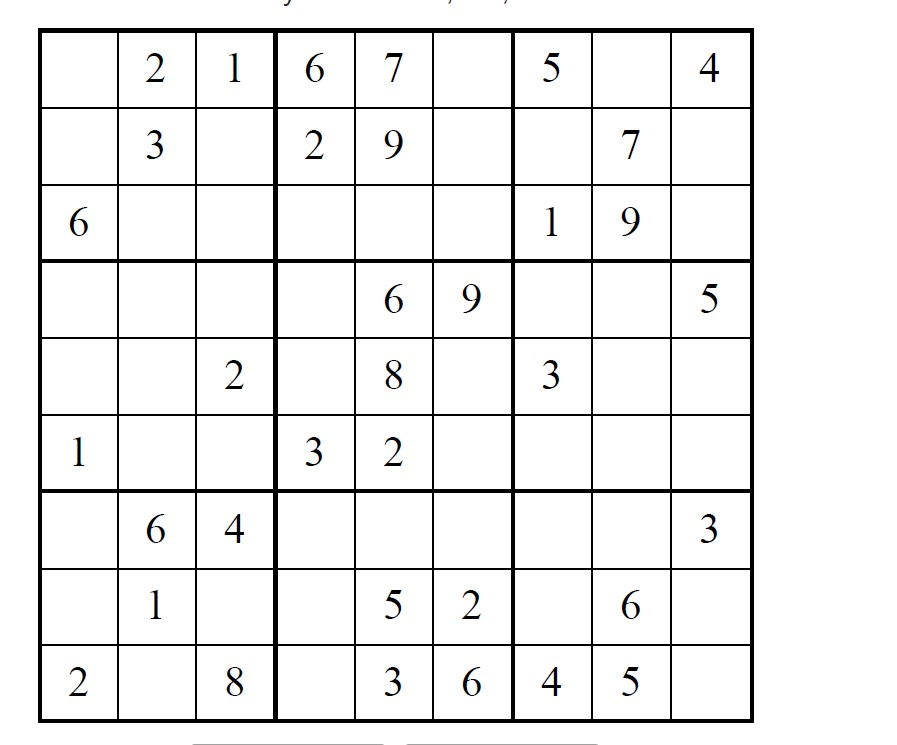
#> input picture sudokus/sudoku12.jpg, 897 x 745 px, found by its file name
$ python BasicApproach.py
#> lines starting #> are read from the running program, lines starting #| are printed output that depends on the picture; after the words box and inside, x2 and y2 are one past the last pixel; in counts of white or black regions, pixels touching at a corner belong together
import cv2
import numpy as np
from matplotlib import pyplot as plt
import scipy.ndimage
from scipy import ndimage


class SudokuSolver:
    def __init__(self, image):
        """
        :param image: colored image read using cv2.imread
        """
        self.__originalImg = image

    def __applyThresolding(self, image):
        """
        :param image: colored image
        :return: grayscale image,binary image
        """
        grayscal = cv2.cvtColor(image, cv2.COLOR_BGR2GRAY)
        filtered = cv2.bilateralFilter(grayscal, 1, 195, 195)
        # img = cv2.medianBlur(img, 1)
        binary = cv2.adaptiveThreshold(grayscal, 255, cv2.ADAPTIVE_THRESH_GAUSSIAN_C,
                                       cv2.THRESH_BINARY_INV, 19, 2)
        return 255-filtered, binary

    def __getSudokuBoundry(self, contours):
        """
        :param contours: array of contour found using cv2.findContours
        :return: counter of sudoku boundry , 4 endpoints
        """
        ans, max_area, endpoints = [], 0, np.array([])
        for curr in contours:
            currArea = cv2.contourArea(curr)
            if currArea > 1000:
                peri = cv2.arcLength(curr, True)
                approx = cv2.approxPolyDP(curr, 0.01 * peri, True)
                if approx.shape[0] == 4 and currArea > max_area:
                    ans = [curr]
                    max_area, endpoints = currArea, approx

        def reorderPoints(points):
            try:
                points = points.reshape((4, 2))
            except:
                return points
            points = points[points[:, 1].argsort()]
            points[:2] = points[:2][points[:2, 0].argsort()]
            points[2:4] = points[2:4][points[2:4, 0].argsort()]
            return points

        return ans, reorderPoints(endpoints)

    def __cutSudokuFromImg(self, img, points):
        """
        :param img: Binary Image of Sudoku
        :param points: 4 endpoints of Sudoku
        :return: cropped grid from image
        """
        pts1 = np.float32(points)
        pts2 = np.float32([[0, 0], [549, 0], [0, 549], [549, 549]])
        M = cv2.getPerspectiveTransform(pts1, pts2)
        dst = cv2.warpPerspective(img, M, (549, 549))

        return dst

    def __displayBoxes(self, boxes):
        """
        :param boxes: numpy array of 81 boxes
        """
        img_digits=[]
        for i in range(9):
            for j in range(9):
                plt.subplot(9, 9, i * 9 + j + 1)
                box = boxes[i * 9 + j]

                a,box=cv2.threshold(box,130,255,cv2.THRESH_BINARY)
                # print(box)
                box = box[7:len(box) - 9, 10:len(box) - 10]
                box1 = np.zeros((box.shape[0], box.shape[1]), np.uint8)
                box2 = np.zeros((70, 70), np.uint8)

                box = cv2.bitwise_or(box1, box)
                box2[12:12 + box.shape[0], 17:17 + box.shape[1]] = box
                kernel = np.ones((2, 2), np.uint8)
                box2 = cv2.dilate(box2, kernel, iterations=1)
                img_digits.append(
                    cv2.resize(box2, (28, 28), interpolation=cv2.INTER_NEAREST).reshape(28, 28, 1))
                plt.imshow(box2, 'gray')
                plt.xticks([]), plt.yticks([])
        plt.show()

    def __gridToBoxes(self, grid):
        """
        :param grid: Binary Image of Sudoku grid
        :return: array of 81 boxes extracted from grid
        """

        def fillHolesContr(box1):
            box = box1.copy()
            contr, _ = cv2.findContours(box, cv2.RETR_CCOMP, cv2.CHAIN_APPROX_SIMPLE)
            for cnt in contr:
                if cv2.contourArea(cnt) < 100:
                    cv2.drawContours(box, [cnt], -1, 0, -1)
            return box

        def fillHolesMorpho(box):
            kernel = np.ones((3, 3), np.uint8)
            return cv2.morphologyEx(box, cv2.MORPH_OPEN, kernel)

        rows, boxes = np.vsplit(grid, 9), []
        for r in rows:
            cols = np.hsplit(r, 9)
            for c in cols:
                c = fillHolesContr(c)
                boxes.append(c)

        return np.array(boxes)

    def __displayImg(self, imges):
        for img in imges:
            cv2.imshow(img[0], img[1])
        cv2.waitKey(0)

    def solveSudoku(self):

        grayImg, binaryImg = self.__applyThresolding(self.__originalImg)
        contours, _ = cv2.findContours(binaryImg, cv2.RETR_LIST, cv2.CHAIN_APPROX_SIMPLE)
        boundry, endpoints = self.__getSudokuBoundry(contours)
        grayImg = self.__cutSudokuFromImg(grayImg, endpoints)
        boxes = self.__gridToBoxes(grayImg)
        self.__displayBoxes(boxes)

if __name__ == '__main__':
    colorImg = cv2.imread('./sudokus/sudoku12.jpg')
#> colorImg is the input picture: shape (745, 897, 3); mean B, G, R 237.6, 237.7, 237.6
    solver = SudokuSolver(colorImg)
    solver.solveSudoku()
#> in __applyThresolding, `binary = cv2.adaptiveThreshold(grayscal, 255, cv2.ADAPTIVE_THRESH_GAUS..`:
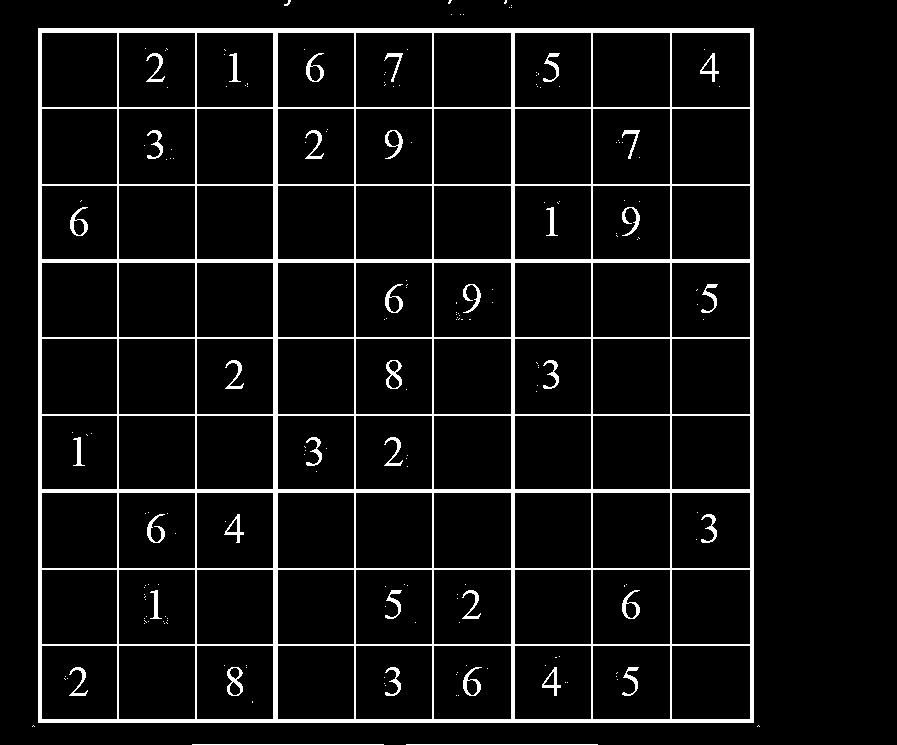
#> binary: shape (745, 897); 7% white; 197 white regions (158 under 20 px)
#> in solveSudoku, `contours, _ = cv2.findContours(binaryImg, cv2.RETR_LIST, cv2.CHAIN_APP..`: contours = 291 contours, 161 with area under 20; largest, box (x1, y1, x2, y2) and area: (38, 28, 754, 723) 496210, (671, 492, 751, 569) 6002, (671, 338, 751, 415) 6002, (671, 108, 751, 185) 6002, (592, 492, 671, 569) 5926
#> the loop in __getSudokuBoundry, `for curr in contours:` made 291 passes
#> (currArea, peri, max_area, endpoints) on passes 39, 82, 102: (5844, 303.7, 5844, [[671, 646], [749, 645], [750, 718], [672, 719]]), (5923, 305.7, 5923, [[671, 570], [749, 569], [750, 643], [672, 644]]), (6002, 307.7, 6002, [[671, 493], [749, 492], [750, 567], [672, 568]])
#> (currArea, peri, approx) on passes 40 to 45: (5770, 301.7, [[592, 646], [669, 645], [670, 718], [593, 719]]), (5696, 299.7, [[514, 646], [590, 645], [591, 718], [515, 719]]), (5770, 301.7, [[433, 646], [510, 645], [511, 718], [434, 719]]), (5696, 299.7, [[355, 646], [431, 645], [432, 718], [356, 719]]), (5696, 299.7, [[277, 646], [353, 645], [354, 718], [278, 719]]), (5696, 299.7, [[196, 646], [272, 645], [273, 718], [197, 719]])
#> after the loop in __getSudokuBoundry, `for curr in contours:`: ans = [[[38, 28], [38, 722], [753, 722], [753, 28]]]; endpoints = [[38, 28], [38, 722], [753, 722], [753, 28]]; max_area = 496210
#> in reorderPoints, `points = points.reshape((4, 2))`: points = [[38, 28], [38, 722], [753, 722], [753, 28]]
#> in reorderPoints, `points = points[points[:, 1].argsort()]`: points = [[38, 28], [753, 28], [38, 722], [753, 722]]
#> in solveSudoku, `boundry, endpoints = self.__getSudokuBoundry(contours)`: boundry = [[[38, 28], [38, 722], [753, 722], [753, 28]]]; endpoints = [[38, 28], [753, 28], [38, 722], [753, 722]]
#> in __cutSudokuFromImg, `M = cv2.getPerspectiveTransform(pts1, pts2)`: M = [[0.768, 5.48e-18, -29.18], [0, 0.791, -22.15], [1.63e-19, -3.08e-19, 1]]
#> in __cutSudokuFromImg, `dst = cv2.warpPerspective(img, M, (549, 549))`:
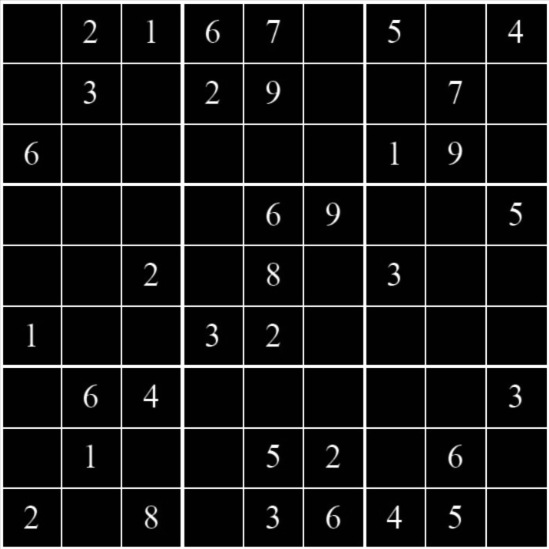
#> dst: shape (549, 549); min 1, max 255, mean 22.9
#> in __gridToBoxes, `rows, boxes = np.vsplit(grid, 9), []`: boxes = []
#> the loop in __gridToBoxes, `for r in rows:` made 9 passes
#> pass 1, in fillHolesContr (call 2), `box = box1.copy()`:
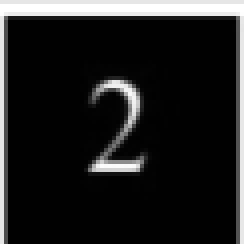
#> box: shape (61, 61) (shown 4 times larger); min 1, max 255, mean 32.7
#> pass 1, in fillHolesContr (call 3), `box = box1.copy()`:
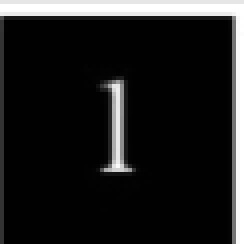
#> box: shape (61, 61) (shown 4 times larger); min 1, max 255, mean 31.9
#> pass 1, in fillHolesContr (call 4), `box = box1.copy()`:
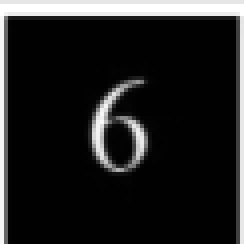
#> box: shape (61, 61) (shown 4 times larger); min 1, max 255, mean 33.7
#> after the loop in __gridToBoxes, `for r in rows:`:
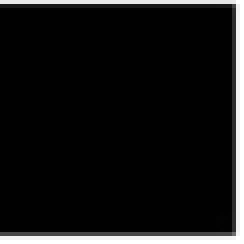
#> c: shape (61, 61) (shown 4 times larger); min 1, max 255, mean 22.7
#> after the loop in __gridToBoxes, `for r in rows:`: boxes = 81 items
#> after the loop in __displayBoxes, `for i in range(9):`: box1: shape (45, 41); every value is 0
#> after the loop in __displayBoxes, `for i in range(9):`: box2: shape (70, 70); every value is 0
#> in __displayBoxes, `plt.show()`:
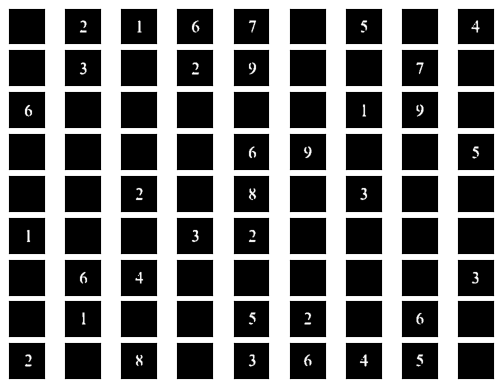
#> figure drawn by matplotlib, 81 panels

$ run again, with sudokus/sudoku1.jpg copied over sudokus/sudoku12.jpg
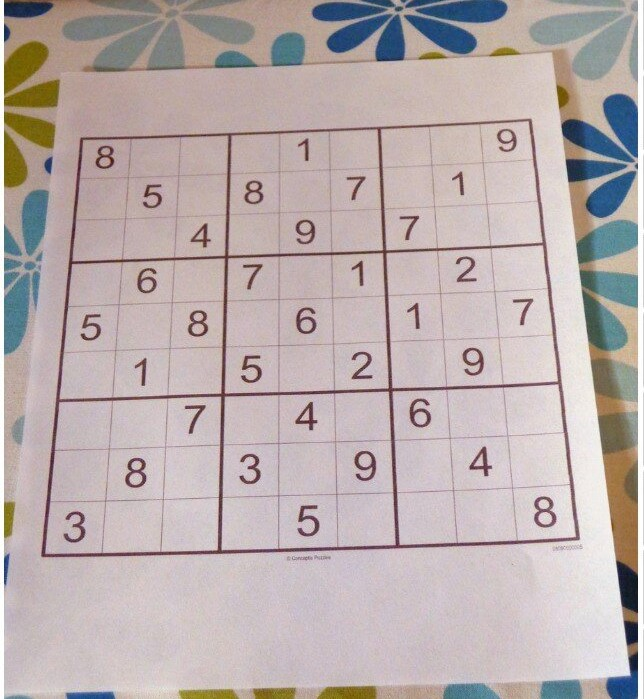
#> input picture sudokus/sudoku1.jpg, 644 x 699 px, found by its file name
#> colorImg is the input picture: shape (699, 644, 3); mean B, G, R 173.2, 173.8, 185.8
#> in __applyThresolding, `binary = cv2.adaptiveThreshold(grayscal, 255, cv2.ADAPTIVE_THRESH_GAUS..`:
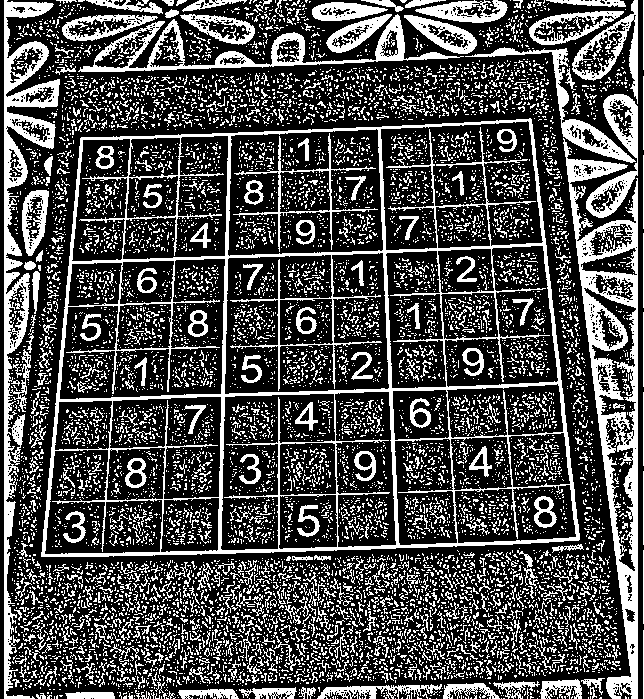
#> binary: shape (699, 644); 29.8% white; 9891 white regions (9203 under 20 px)
#> contours = 10841 contours, 10571 with area under 20; largest, box (x1, y1, x2, y2) and area: (41, 118, 580, 557) 208038, (224, 252, 390, 395) 18902, (227, 128, 384, 257) 18310, (563, 138, 638, 699) 17556, (380, 120, 544, 251) 16068
#> the loop in __getSudokuBoundry, `for curr in contours:` made 10841 passes
#> (currArea, peri, max_area, endpoints) on passes 3604, 3650: (2957, 231.3, 2957, [[219, 498], [216, 551], [160, 551], [164, 499]]), (3041, 232.4, 3041, [[336, 495], [336, 547], [278, 547], [280, 495]])
#> after the loop in __getSudokuBoundry, `for curr in contours:`: ans = 1 contour; box (x1, y1, x2, y2) and area: (41, 118, 580, 557) 208038; endpoints = [[531, 119], [81, 137], [41, 556], [578, 540]]; max_area = 208038.5
#> in reorderPoints, `points = points.reshape((4, 2))`: points = [[531, 119], [81, 137], [41, 556], [578, 540]]
#> in reorderPoints, `points = points[points[:, 1].argsort()]`: points = [[531, 119], [81, 137], [578, 540], [41, 556]]
#> in solveSudoku, `boundry, endpoints = self.__getSudokuBoundry(contours)`: boundry has the same summary as ans in __getSudokuBoundry; endpoints = [[81, 137], [531, 119], [41, 556], [578, 540]]
#> M = [[1.33, 0.127, -124.8], [0.0672, 1.68, -235.6], [4.6e-05, 0.000495, 1]]
#> in __gridToBoxes, `rows, boxes = np.vsplit(grid, 9), []`: boxes = []
#> the loop in __gridToBoxes, `for r in rows:` made 9 passes
#> after the loop in __gridToBoxes, `for r in rows:`: boxes = 81 items
#> after the loop in __displayBoxes, `for i in range(9):`:
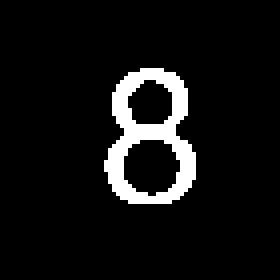
#> box2: shape (70, 70) (shown 4 times larger); 7.3% white; 1 white region, box (x1, y1, x2, y2) and area: (26, 17, 49, 51) 356

$ run again, with sudokus/sudoku10.jpg copied over sudokus/sudoku12.jpg
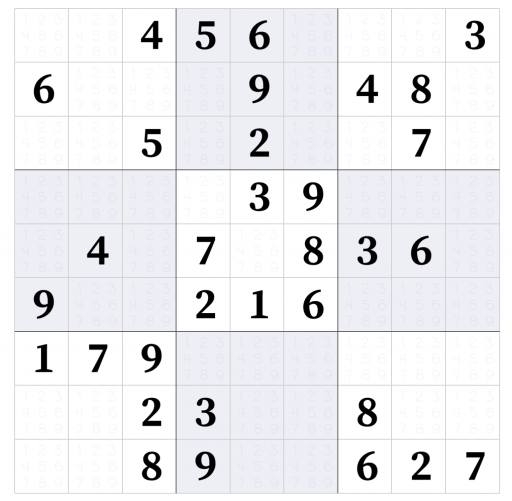
#> input picture sudokus/sudoku10.jpg, 1024 x 1002 px, found by its file name (shown at 1/2 size)
#> colorImg is the input picture: shape (1002, 1024, 3); mean B, G, R 240, 237.1, 237.1
#> binary: shape (1002, 1024); 11.4% white; 466 white regions
#> contours = 754 contours; largest, box (x1, y1, x2, y2) and area: (28, 16, 1000, 988) 942790, (676, 447, 892, 663) 34035, (352, 447, 461, 663) 22798, (676, 340, 892, 448) 22794, (244, 447, 352, 663) 22586
#> the loop in __getSudokuBoundry, `for curr in contours:` made 754 passes
#> (currArea, peri, max_area, endpoints) on passes 62, 154, 155, 157, 159: (11366, 429.3, 11366, [[891, 879], [997, 878], [998, 985], [892, 986]]), (11453, 428.5, 11453, [[891, 771], [997, 770], [998, 877], [892, 878]]), (11454, 428.5, 11454, [[783, 771], [889, 770], [890, 877], [784, 878]]), (11458, 428.5, 11458, [[568, 771], [674, 770], [675, 877], [569, 878]]), (11459, 428.5, 11459, [[352, 771], [458, 770], [459, 877], [353, 878]])
#> after the loop in __getSudokuBoundry, `for curr in contours:`: ans = 1 contour; box (x1, y1, x2, y2) and area: (28, 16, 1000, 988) 942790; endpoints = [[29, 16], [28, 986], [998, 987], [999, 16]]; max_area = 942789.5
#> in reorderPoints, `points = points.reshape((4, 2))`: points = [[29, 16], [28, 986], [998, 987], [999, 16]]
#> in reorderPoints, `points = points[points[:, 1].argsort()]`: points = [[29, 16], [999, 16], [28, 986], [998, 987]]
#> in solveSudoku, `boundry, endpoints = self.__getSudokuBoundry(contours)`: boundry has the same summary as ans in __getSudokuBoundry
#> M = [[0.567, 0.000584, -16.44], [0, 0.566, -9.06], [1.06e-06, 2.19e-09, 1]]
#> in __gridToBoxes, `rows, boxes = np.vsplit(grid, 9), []`: boxes = []
#> the loop in __gridToBoxes, `for r in rows:` made 9 passes
#> after the loop in __gridToBoxes, `for r in rows:`: boxes = 81 items
#> after the loop in __displayBoxes, `for i in range(9):`:
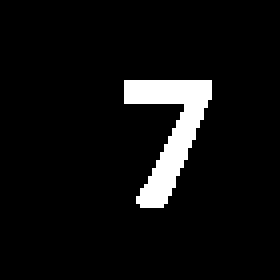
#> box2: shape (70, 70) (shown 4 times larger); 6.2% white; 1 white region, box (x1, y1, x2, y2) and area: (31, 20, 53, 52) 306
